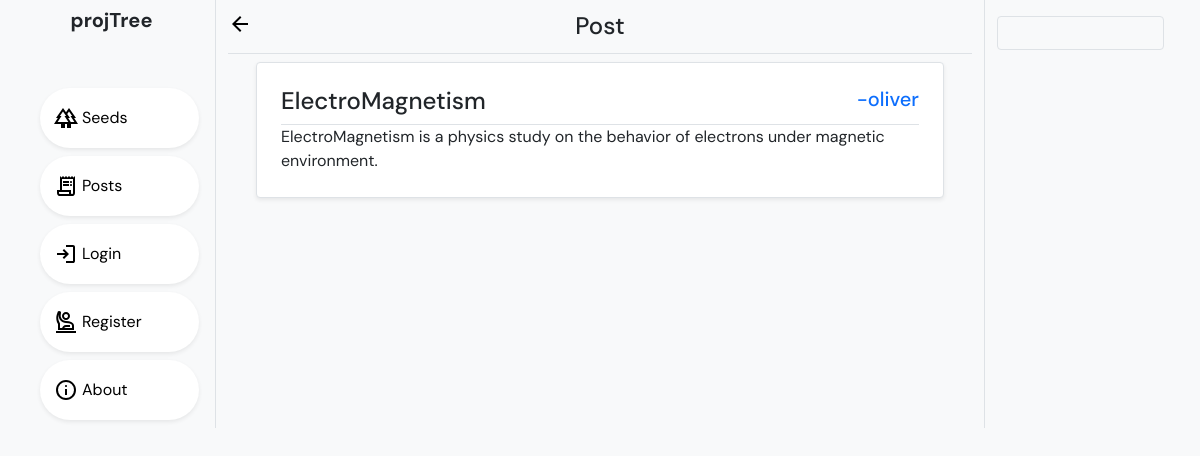
The app's page /post/1/ with its own data.
### post/models.py (models this page shows, shortened)
class Post(models.Model):
    title = models.CharField(max_length=50)
    img = models.ImageField(upload_to='seed_pics', default='default_seed_pic.PNG') #to be specified
    content = models.TextField()
    date_posted = models.DateField(default = timezone.now)
    author = models.ForeignKey(User, on_delete=models.CASCADE)

### post/views.py (the view)
# urls.py: path('<int:pk>/', post_views.PostDetailView.as_view(), name='post_detail'),
class PostDetailView(DetailView): #temp_name = post_detail.html, context_object_name = object
    model = Post
    context_object_name = 'post'

### post/templates/post/post_detail.html (shortened to what this page needs)
{% extends "base.html" %}
{% load crispy_forms_tags %}
{% load static %}
{% block href %}
<a class="position-absolute start-0" href="{% url 'posts' %} "> <img src="{% static 'seed/icons/arrow_back_icon.svg' %}"></a>
{% endblock %}
{% block head %}
Post
{% endblock %}
{% block content %}
    <div class="container">
        <div class="border rounded shadow-sm p-4 bg-white">
            <div class="head d-flex border-bottom">
                <p class="h4">{{post.title}}</p>
                <p class="ms-auto h5">
                    <a href="">-{{post.author}}</a>
                </p>
            </div>
            <div class="content">{{post.content}}</div>
        </div>
    </div>
{% endblock %}

### seed/static/seed/css/style.css (style rules this page uses)
a { text-decoration: none; }

### records on screen
Post: title "ElectroMagnetism", author "oliver", content "ElectroMagnetism is a physics study on the behavior of electrons under magnetic environment."
